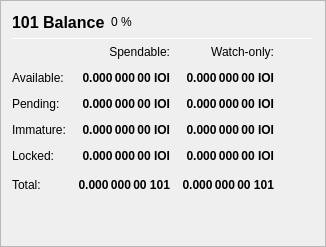
                   <widget class="QFrame" name="frame_Balances">
                    <property name="frameShape">
                     <enum>QFrame::StyledPanel</enum>
                    </property>
                    <property name="frameShadow">
                     <enum>QFrame::Raised</enum>
                    </property>
                    <layout class="QVBoxLayout" name="verticalLayout_4">
                     <item>
                      <layout class="QHBoxLayout" name="horizontalLayout_4">
                       <item>
                        <widget class="QLabel" name="label_5">
                         <property name="minimumSize">
                          <size>
                           <width>0</width>
                           <height>20</height>
                          </size>
                         </property>
                         <property name="font">
                          <font>
                           <pointsize>12</pointsize>
                           <weight>75</weight>
                           <bold>true</bold>
                          </font>
                         </property>
                         <property name="text">
                          <string>101 Balance</string>
                         </property>
                        </widget>
                       </item>
                       <item>
                        <widget class="QLabel" name="label101Percent">
                         <property name="text">
                          <string notr="true">0 %</string>
                         </property>
                        </widget>
                       </item>
                       <item>
                        <spacer name="horizontalSpacer_3">
                         <property name="orientation">
                          <enum>Qt::Horizontal</enum>
                         </property>
                         <property name="sizeHint" stdset="0">
                          <size>
                           <width>40</width>
                           <height>20</height>
                          </size>
                         </property>
                        </spacer>
                       </item>
                      </layout>
                     </item>
                     <item>
                      <widget class="Line" name="line_Balance">
                       <property name="minimumSize">
                        <size>
                         <width>0</width>
                         <height>1</height>
                        </size>
                       </property>
                       <property name="maximumSize">
                        <size>
                         <width>16777215</width>
                         <height>1</height>
                        </size>
                       </property>
                       <property name="orientation">
                        <enum>Qt::Horizontal</enum>
                       </property>
                      </widget>
                     </item>
                     <item>
                      <layout class="QGridLayout" name="gridLayout">
                       <property name="spacing">
                        <number>12</number>
                       </property>
                       <item row="0" column="1">
                        <widget class="QLabel" name="labelSpendable">
                         <property name="text">
                          <string>Spendable:</string>
                         </property>
                         <property name="alignment">
                          <set>Qt::AlignRight|Qt::AlignTrailing|Qt::AlignVCenter</set>
                         </property>
                        </widget>
                       </item>
                       <item row="0" column="2">
                        <widget class="QLabel" name="labelWatchonly">
                         <property name="text">
                          <string>Watch-only:</string>
                         </property>
                         <property name="alignment">
                          <set>Qt::AlignRight|Qt::AlignTrailing|Qt::AlignVCenter</set>
                         </property>
                        </widget>
                       </item>
                       <item row="1" column="0">
                        <widget class="QLabel" name="labelBalanceText">
                         <property name="text">
                          <string>Available:</string>
                         </property>
                        </widget>
                       </item>
                       <item row="1" column="1">
                        <widget class="QLabel" name="labelBalance">
                         <property name="font">
                          <font>
                           <weight>75</weight>
                           <bold>true</bold>
                          </font>
                         </property>
                         <property name="cursor">
                          <cursorShape>IBeamCursor</cursorShape>
                         </property>
                         <property name="toolTip">
                          <string>Your current spendable balance</string>
                         </property>
                         <property name="text">
                          <string notr="true">0.000 000 00 IOI</string>
                         </property>
                         <property name="alignment">
                          <set>Qt::AlignRight|Qt::AlignTrailing|Qt::AlignVCenter</set>
                         </property>
                         <property name="textInteractionFlags">
                          <set>Qt::LinksAccessibleByMouse|Qt::TextSelectableByKeyboard|Qt::TextSelectableByMouse</set>
                         </property>
                        </widget>
                       </item>
                       <item row="1" column="2">
                        <widget class="QLabel" name="labelWatchAvailable">
                         <property name="font">
                          <font>
                           <weight>75</weight>
                           <bold>true</bold>
                          </font>
                         </property>
                         <property name="cursor">
                          <cursorShape>IBeamCursor</cursorShape>
                         </property>
                         <property name="toolTip">
                          <string>Your current balance in watch-only addresses</string>
                         </property>
                         <property name="text">
                          <string notr="true">0.000 000 00 IOI</string>
                         </property>
                         <property name="alignment">
                          <set>Qt::AlignRight|Qt::AlignTrailing|Qt::AlignVCenter</set>
                         </property>
                         <property name="textInteractionFlags">
                          <set>Qt::LinksAccessibleByMouse|Qt::TextSelectableByKeyboard|Qt::TextSelectableByMouse</set>
                         </property>
                        </widget>
                       </item>
                       <item row="2" column="0">
                        <widget class="QLabel" name="labelPendingText">
                         <property name="text">
                          <string>Pending:</string>
                         </property>
                        </widget>
                       </item>
                       <item row="2" column="1">
                        <widget class="QLabel" name="labelUnconfirmed">
                         <property name="font">
                          <font>
                           <weight>75</weight>
                           <bold>true</bold>
                          </font>
                         </property>
                         <property name="cursor">
                          <cursorShape>IBeamCursor</cursorShape>
                         </property>
                         <property name="toolTip">
                          <string>Total of transactions that have yet to be confirmed, and do not yet count toward the spendable balance</string>
                         </property>
                         <property name="text">
                          <string notr="true">0.000 000 00 IOI</string>
                         </property>
                         <property name="alignment">
                          <set>Qt::AlignRight|Qt::AlignTrailing|Qt::AlignVCenter</set>
                         </property>
                         <property name="textInteractionFlags">
                          <set>Qt::LinksAccessibleByMouse|Qt::TextSelectableByKeyboard|Qt::TextSelectableByMouse</set>
                         </property>
                        </widget>
                       </item>
                       <item row="2" column="2">
                        <widget class="QLabel" name="labelWatchPending">
                         <property name="font">
                          <font>
                           <weight>75</weight>
                           <bold>true</bold>
                          </font>
                         </property>
                         <property name="cursor">
                          <cursorShape>IBeamCursor</cursorShape>
                         </property>
                         <property name="toolTip">
                          <string>Unconfirmed transactions to watch-only addresses</string>
                         </property>
                         <property name="text">
                          <string notr="true">0.000 000 00 IOI</string>
                         </property>
                         <property name="alignment">
                          <set>Qt::AlignRight|Qt::AlignTrailing|Qt::AlignVCenter</set>
                         </property>
                         <property name="textInteractionFlags">
                          <set>Qt::LinksAccessibleByMouse|Qt::TextSelectableByKeyboard|Qt::TextSelectableByMouse</set>
                         </property>
                        </widget>
                       </item>
                       <item row="3" column="0">
                        <widget class="QLabel" name="labelImmatureText">
                         <property name="text">
                          <string>Immature:</string>
                         </property>
                        </widget>
                       </item>
                       <item row="3" column="1">
                        <widget class="QLabel" name="labelImmature">
                         <property name="font">
                          <font>
                           <weight>75</weight>
                           <bold>true</bold>
                          </font>
                         </property>
                         <property name="cursor">
                          <cursorShape>IBeamCursor</cursorShape>
                         </property>
                         <property name="toolTip">
                          <string>Staked or masternode rewards that has not yet matured</string>
                         </property>
                         <property name="text">
                          <string notr="true">0.000 000 00 IOI</string>
                         </property>
                         <property name="alignment">
                          <set>Qt::AlignRight|Qt::AlignTrailing|Qt::AlignVCenter</set>
                         </property>
                         <property name="textInteractionFlags">
                          <set>Qt::LinksAccessibleByMouse|Qt::TextSelectableByKeyboard|Qt::TextSelectableByMouse</set>
                         </property>
                        </widget>
                       </item>
                       <item row="3" column="2">
                        <widget class="QLabel" name="labelWatchImmature">
                         <property name="font">
                          <font>
                           <weight>75</weight>
                           <bold>true</bold>
                          </font>
                         </property>
                         <property name="cursor">
                          <cursorShape>IBeamCursor</cursorShape>
                         </property>
                         <property name="toolTip">
                          <string>Staked or masternode rewards in watch-only addresses that has not yet matured</string>
                         </property>
                         <property name="text">
                          <string notr="true">0.000 000 00 IOI</string>
                         </property>
                         <property name="alignment">
                          <set>Qt::AlignRight|Qt::AlignTrailing|Qt::AlignVCenter</set>
                         </property>
                         <property name="textInteractionFlags">
                          <set>Qt::LinksAccessibleByMouse|Qt::TextSelectableByKeyboard|Qt::TextSelectableByMouse</set>
                         </property>
                        </widget>
                       </item>
                       <item row="4" column="0">
                        <widget class="QLabel" name="labelLockedBalanceText">
                         <property name="toolTip">
                          <string>Locked IOI or Masternode collaterals. These are excluded from zIOI minting.</string>
                         </property>
                         <property name="text">
                          <string>Locked:</string>
                         </property>
                        </widget>
                       </item>
                       <item row="4" column="1">
                        <widget class="QLabel" name="labelLockedBalance">
                         <property name="font">
                          <font>
                           <weight>75</weight>
                           <bold>true</bold>
                          </font>
                         </property>
                         <property name="cursor">
                          <cursorShape>IBeamCursor</cursorShape>
                         </property>
                         <property name="toolTip">
                          <string>Locked IOI or Masternode collaterals. These are excluded from zIOI minting.</string>
                         </property>
                         <property name="text">
                          <string notr="true">0.000 000 00 IOI</string>
                         </property>
                         <property name="alignment">
                          <set>Qt::AlignRight|Qt::AlignTrailing|Qt::AlignVCenter</set>
                         </property>
                         <property name="textInteractionFlags">
                          <set>Qt::LinksAccessibleByMouse|Qt::TextSelectableByKeyboard|Qt::TextSelectableByMouse</set>
                         </property>
                        </widget>
                       </item>
                       <item row="4" column="2">
                        <widget class="QLabel" name="labelWatchLocked">
                         <property name="font">
                          <font>
                           <weight>75</weight>
                           <bold>true</bold>
                          </font>
                         </property>
                         <property name="cursor">
                          <cursorShape>IBeamCursor</cursorShape>
                         </property>
                         <property name="toolTip">
                          <string>Current locked balance in watch-only addresses</string>
                         </property>
                         <property name="text">
                          <string notr="true">0.000 000 00 IOI</string>
                         </property>
                         <property name="alignment">
                          <set>Qt::AlignRight|Qt::AlignTrailing|Qt::AlignVCenter</set>
                         </property>
                         <property name="textInteractionFlags">
                          <set>Qt::LinksAccessibleByMouse|Qt::TextSelectableByKeyboard|Qt::TextSelectableByMouse</set>
                         </property>
                        </widget>
                       </item>
                       <item row="5" column="0">
                        <widget class="QLabel" name="labelTotalText">
                         <property name="toolTip">
                          <string>Your current 101 balance, unconfirmed and immature transactions included</string>
                         </property>
                         <property name="text">
                          <string>Total:</string>
                         </property>
                        </widget>
                       </item>
                       <item row="5" column="1">
                        <widget class="QLabel" name="labelTotal">
                         <property name="font">
                          <font>
                           <weight>75</weight>
                           <bold>true</bold>
                          </font>
                         </property>
                         <property name="cursor">
                          <cursorShape>IBeamCursor</cursorShape>
                         </property>
                         <property name="toolTip">
                          <string>Your current 101 balance, unconfirmed and immature transactions included</string>
                         </property>
                         <property name="text">
                          <string notr="true">0.000 000 00 101</string>
                         </property>
                         <property name="alignment">
                          <set>Qt::AlignRight|Qt::AlignTrailing|Qt::AlignVCenter</set>
                         </property>
                         <property name="textInteractionFlags">
                          <set>Qt::LinksAccessibleByMouse|Qt::TextSelectableByKeyboard|Qt::TextSelectableByMouse</set>
                         </property>
                        </widget>
                       </item>
                       <item row="5" column="2">
                        <widget class="QLabel" name="labelWatchTotal">
                         <property name="font">
                          <font>
                           <weight>75</weight>
                           <bold>true</bold>
                          </font>
                         </property>
                         <property name="cursor">
                          <cursorShape>IBeamCursor</cursorShape>
                         </property>
                         <property name="toolTip">
                          <string>Current total balance in watch-only addresses</string>
                         </property>
                         <property name="text">
                          <string notr="true">0.000 000 00 101</string>
                         </property>
                         <property name="alignment">
                          <set>Qt::AlignRight|Qt::AlignTrailing|Qt::AlignVCenter</set>
                         </property>
                         <property name="textInteractionFlags">
                          <set>Qt::LinksAccessibleByMouse|Qt::TextSelectableByKeyboard|Qt::TextSelectableByMouse</set>
                         </property>
                        </widget>
                       </item>
                       <item row="5" column="3">
                        <spacer name="horizontalSpacer_9">
                         <property name="orientation">
                          <enum>Qt::Horizontal</enum>
                         </property>
                         <property name="sizeHint" stdset="0">
                          <size>
                           <width>40</width>
                           <height>20</height>
                          </size>
                         </property>
                        </spacer>
                       </item>
                      </layout>
                     </item>
                     <item>
                      <spacer name="verticalSpacer_3">
                       <property name="orientation">
                        <enum>Qt::Vertical</enum>
                       </property>
                       <property name="sizeHint" stdset="0">
                        <size>
                         <width>20</width>
                         <height>40</height>
                        </size>
                       </property>
                      </spacer>
                     </item>
                    </layout>
                   </widget>
